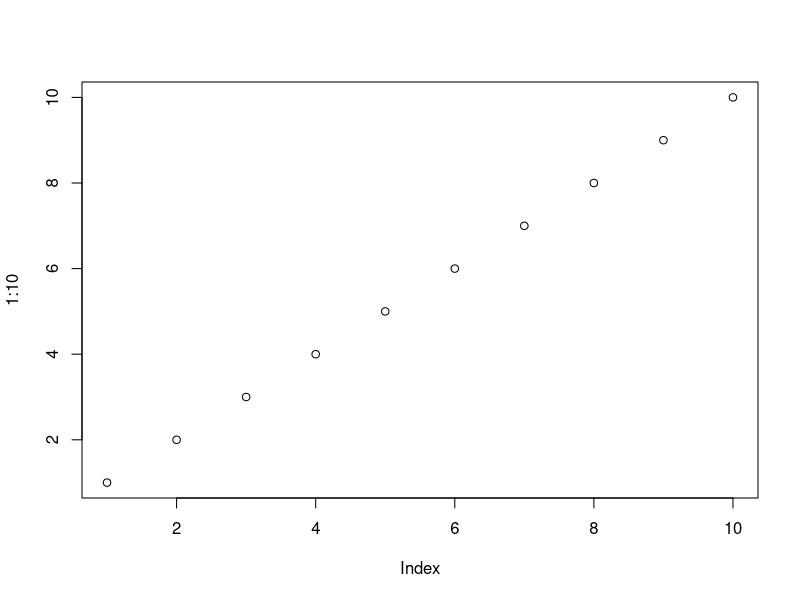
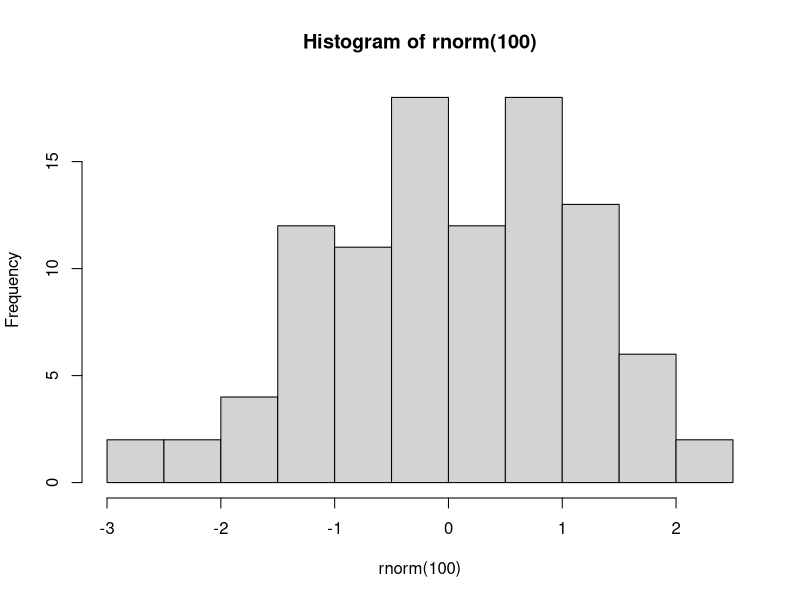
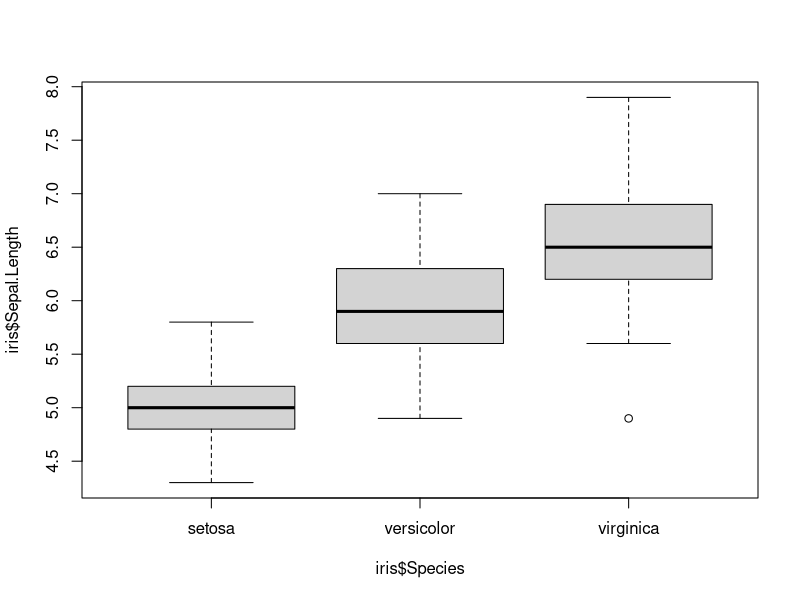

Here is the R script that generated these plots, in order:
## ---- chunk 1
1 + 1
2 * 5
10 / 2
3 ^ 2  # Elevar al cuadrado
sqrt(16) # Raíz cuadrada
## ---- chunk 2
(20 + 10) * 3
log10(1000) # Logaritmo base 10
## ---- chunk 3
nombre_curso <- "Análisis de Datos 1"
anio <- 2025

## ---- chunk 4
nombre_curso # Escribí 'nombre_curso' y presiona 'Ctrl + Enter' o 'Cmd + Enter' para ejecutar esta línea
print(nombre_curso) # Otra forma de imprimir
## ---- chunk 5
cat("Bienvenido/a al curso de", nombre_curso, "en el año", anio, "\n") # 'cat()' permite concatenar y mostrar texto

## ---- chunk 6
plot(1:10) # Crea un gráfico de puntos con valores del 1 al 10 en el eje x e y por defecto
## ---- chunk 7
hist(rnorm(100)) # Crea un histograma de 100 valores aleatorios de una distribución normal
boxplot(iris$Sepal.Length ~ iris$Species) # Boxplots comparando 'Sepal.Length' por 'Species' del dataset 'iris'
